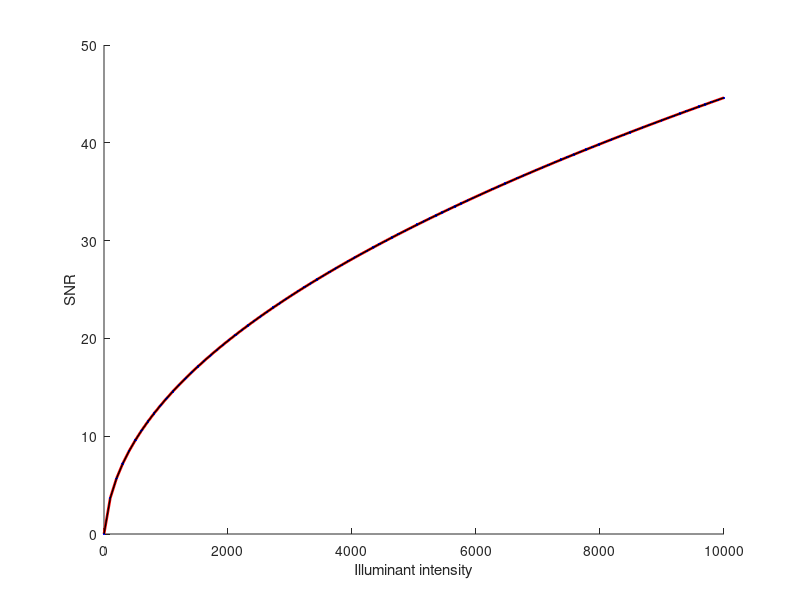

Write the MATLAB code that produced this figure.
% CheckSnr
%
% Just a little check to verify that SNR works like we think it should
% for the pixelWorld example.
%
% 10/20/07  dhb  Wrote it.

% Clear
clear; close all;

% k is illumination intensity;
nLightLevels = 100;
k = linspace(0.1,10000,nLightLevels);

% These mean factors tell us the mean reflectance in each waveband.
aMeanReflectance = 0.2;
bMeanReflectance = 0.2;

% These sd factors tell us the standard deviation in each channel relative 
% to the mean.
aStdReflectance = 0.2;
bStdReflectance = 0.2;

% Dark noise levels, expressed as photon counts (same units as k).
aDarkNoise = 10;
bDarkNoise = 10;

% Here is the mixture parameter u for the mixture channel
u = 0.5;

% Set up mean and variance of prior in each channel.  These are also
% in units of photon counts
aPriorMean = k*aMeanReflectance;
aPriorSigma = k*aStdReflectance;
bPriorMean = k*bMeanReflectance;
bPriorSigma = k*bStdReflectance;
uPriorMean = u*aPriorMean + (1-u)*bPriorMean;
uPriorSigma = u*aPriorSigma + (1-u)*bPriorSigma;

% Compute noise distribution for each channel.  We
% assume Poisson statistics on mean response to 
% get the additive noise standard deviation approximation.
% The mean of the noise we model as simply the bias introduced
% by the dark noise
aMeanResponse = aPriorMean+aDarkNoise;
bMeanResponse = bPriorMean+bDarkNoise;
uMeanResponse = u*aMeanResponse+(1-u)*bMeanResponse;
aNoiseMean = aDarkNoise;
bNoiseMean = bDarkNoise;
uNoiseMean = u*aDarkNoise + (1-u)*bDarkNoise;
aNoiseSigma = sqrt(aMeanResponse);
bNoiseSigma = sqrt(bMeanResponse);
uNoiseSigma = sqrt(uMeanResponse);

% Compute SNR for each channel. I always forget
% whether we want to square these numbers or not.
aSNR = (aPriorSigma./aNoiseSigma);
bSNR = (bPriorSigma./bNoiseSigma);
uSNR = (uPriorSigma./uNoiseSigma);

% Plot of SNR versus illuminant intensity
figure; clf; hold on
plot(k,aSNR,'r','LineWidth',2);
plot(k,bSNR,'b.','LineWidth',2);
plot(k,uSNR,'k','LineWidth',1);
xlabel('Illuminant intensity');
ylabel('SNR');
